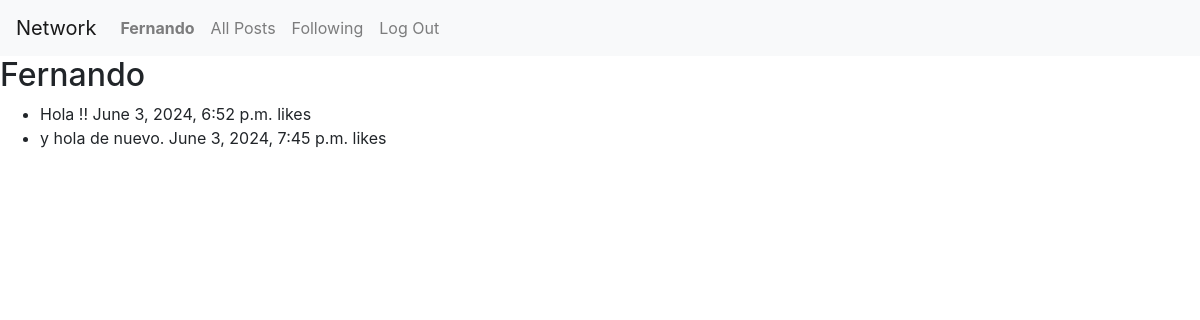
Screenshot of /profile/Fernando/ with the database file from the repository.
### network/models.py (models this page shows, shortened)
class User(AbstractUser):
    pass

class Post(models.Model):
    user = models.ForeignKey(User, on_delete=models.CASCADE, related_name="posts")
    content = models.TextField(blank=True)
    timestamp = models.DateTimeField(auto_now_add=True)

### network/views.py (the view)
# urls.py: path('profile/<str:username>/', views.profile, name='profile'),  # Ruta para ver el perfil de usuario
def profile(request, username):
    user = User.objects.get(username=username)
    posts = Post.objects.filter(user=user)
    likes_count = {post.id: post.liked.count() for post in posts}
    return render(request, "network/profile.html", {
        "posts": posts,
        "user": user,
        "likes_count": likes_count
    })

### network/templates/network/profile.html
{% extends "network/layout.html" %}
{% block body %}
    <h2>{{ user.username }}</h2>
    <ul>
        {% for post in posts %}
            <li>
                <span>{{ post.content }}</span>
                <span>{{ post.timestamp }}</span>
                <span>{{ likes_count.post.id }} likes</span>
            </li>
        {% endfor %}
    </ul>
{% endblock %}

### network/templates/network/layout.html (shortened to what this page needs)
{% load static %}
<!DOCTYPE html>
<html lang="en">
    <head>
        <link rel="stylesheet" href="https://stackpath.bootstrapcdn.com/bootstrap/4.4.1/css/bootstrap.min.css">
        <link href="{% static 'network/styles.css' %}" rel="stylesheet">
    </head>
    <body>
        <nav class="navbar navbar-expand-lg navbar-light bg-light">
            <a class="navbar-brand" href="#">Network</a>
            <div>
              <ul class="navbar-nav mr-auto">
                {% if user.is_authenticated %}
                    <li class="nav-item">
                        <a class="nav-link" href="#"><strong>{{ user.username }}</strong></a>
                    </li>
                {% endif %}
                <li class="nav-item">
                  <a class="nav-link" href="{% url 'network:index' %}">All Posts</a>
                </li>
                {% if user.is_authenticated %}
                    <li class="nav-item">
                        <a class="nav-link" href="#">Following</a>
                    </li>
                    <li class="nav-item">
                        <a class="nav-link" href="{% url 'network:logout' %}">Log Out</a>
                    </li>
                {% endif %}
              </ul>
            </div>
          </nav>
        <div class="body">
            {% block body %}
            {% endblock %}
        </div>
    </body>
</html>

### rows the page displays
User: username "Fernando"
Post: content "Hola !!", timestamp "June 3, 2024, 6:52 p.m."
Post: content "y hola de nuevo.", timestamp "June 3, 2024, 7:45 p.m."
